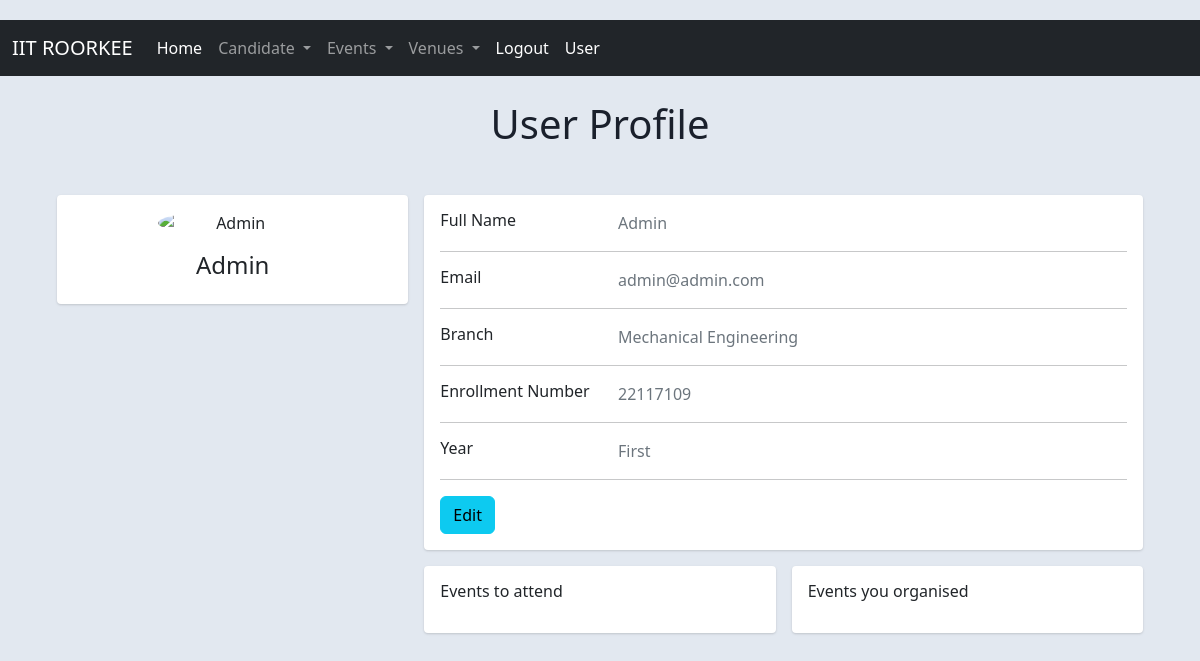
The app's page /users/user (signed in) with its own data.
### users/models.py (models this page shows, shortened)
class User(AbstractUser):
    BRANCH_CHOICES =[
        ('Mechanical Engineering' , 'ME'),
        ('Computer Science Engineering','CSE'),
        ('Electronics and Communication Engineering','ECE'),
        ('Electrical Engineering','EE'),
        ('Engineering Physics','EPH' ),
        ('Civil Enginnering','CE'),
        ('Chemical Engineering', 'CHE'),
        ('Mathematics and Computing', 'MNC'),
        ('Metallurgy and Material sciences','META'),
        ('NON' , 'others or None of the Above')
    ]
    YEAR_CHOICES = [
        ('First' , '1'),
        ('Second' , '2'),
        ('Third' , '3'),
        ('Fourth' , '4'),
    ]
    username = None
    branch = models.CharField(max_length=50,null=True , blank=True , choices=BRANCH_CHOICES)
    name  = models.CharField(max_length=32)
    enrolno = models.CharField(max_length=8  , blank=True)
    email = models.EmailField(unique = True, )
    year = models.CharField(max_length=50,null=True , blank=True , choices=YEAR_CHOICES)
    events=models.ManyToManyField(Event, blank=True, related_name="user")
    organised_events=models.ManyToManyField(Event, blank=True, related_name="manager")
    vote_1_bool = models.BooleanField(default=False)
    vote_2_bool = models.BooleanField(default=False)
    vote_3_bool = models.BooleanField(default=False)
    objects = UserManager()
    USERNAME_FIELD = 'email'
    REQUIRED_FIELDS=[]

### users/views.py (the view)
# urls.py: path('user' , views.user , name = "user"),
def user(request):
    user = request.user
    return render(request , "users/user.html" , {
        "user" : user
    })

### users/templates/users/user.html (shortened to what this page needs)
{% extends "events/layout.html" %}
{% block body %}
<link rel="stylesheet" href="styles.css">
<br>
<center>
    <h1>User Profile</h1>
</center><br/>
<div class="container">
    <div class="main-body">
          <div class="row gutters-sm">
            <div class="col-md-4 mb-3">
              <div class="card">
                <div class="card-body">
                  <div class="d-flex flex-column align-items-center text-center">
                    <img src="https://bootdey.com/img/Content/avatar/avatar7.png" alt="Admin" class="rounded-circle" width="150">
                    <div class="mt-3">
                      <h4>{{ request.user.name }}</h4>
                    </div>
                  </div>
                </div>
              </div>
            </div>
            <div class="col-md-8">
              <div class="card mb-3">
                <div class="card-body">
                  <div class="row">
                    <div class="col-sm-3">
                      <h6 class="mb-0">Full Name</h6>
                    </div>
                    <div class="col-sm-9 text-secondary">
                      {{ request.user.name }}
                    </div>
                  </div>
                  <hr>
                  <div class="row">
                    <div class="col-sm-3">
                      <h6 class="mb-0">Email</h6>
                    </div>
                    <div class="col-sm-9 text-secondary">
                      {{ request.user.email }}
                    </div>
                  </div>
                  <hr>
                  <div class="row">
                    <div class="col-sm-3">
                      <h6 class="mb-0">Branch</h6>
                    </div>
                    <div class="col-sm-9 text-secondary">
                      {{ request.user.branch }}
                    </div>
                  </div>
                  <hr>
                  <div class="row">
                    <div class="col-sm-3">
                      <h6 class="mb-0">Enrollment Number</h6>
                    </div>
                    <div class="col-sm-9 text-secondary">
                        {{ request.user.enrolno }}
                    </div>
                  </div>
                  <hr>
                  <div class="row">
                    <div class="col-sm-3">
                      <h6 class="mb-0">Year</h6>
                    </div>
                    <div class="col-sm-9 text-secondary">
                      {{ request.user.year }}
                    </div>
                  </div>
                  <hr>
                  <div class="row">
                    <div class="col-sm-12">
                      <a class="btn btn-info " target="__blank" href="{% url 'updtuser' %}">Edit</a>
                    </div>
                  </div>
                </div>
              </div>
              <div class="row gutters-sm">
                <div class="col-sm-6 mb-3">
                  <div class="card h-100">
                    <div class="card-body">
                      <h6 class="d-flex align-items-center mb-3">Events to attend</h6>
                    </div>
                  </div>
                </div>
                <div class="col-sm-6 mb-3">
                  <div class="card h-100">
                    <div class="card-body">
                      <h6 class="d-flex align-items-center mb-3">Events you organised</h6>
                    </div>
                  </div>
                </div>
              </div>
            </div>
          </div>
        </div>
    </div>
{% endblock %}

### users/templates/users/styles.css (style rules this page uses)
body { margin-top:20px; color: #1a202c; text-align: left; background-color: #e2e8f0; }
.main-body { padding: 15px; }
.card { box-shadow: 0 1px 3px 0 rgba(0,0,0,.1), 0 1px 2px 0 rgba(0,0,0,.06); }
.card { position: relative; display: flex; flex-direction: column; min-width: 0; word-wrap: break-word; background-color: #fff; background-clip: border-box; border: 0 solid rgba(0,0,0,.125); border-radius: .25rem; }
.card-body { flex: 1 1 auto; min-height: 1px; padding: 1rem; }
.gutters-sm { margin-right: -8px; margin-left: -8px; }
.gutters-sm>.col, .gutters-sm>[class*=col-] { padding-right: 8px; padding-left: 8px; }
.mb-3, .my-3 { margin-bottom: 1rem!important; }
.h-100 { height: 100%!important; }

### records on screen
User: user.name "Admin", user.email "admin@admin.com", user.branch "Mechanical Engineering", user.enrolno "22117109", user.year "First"
